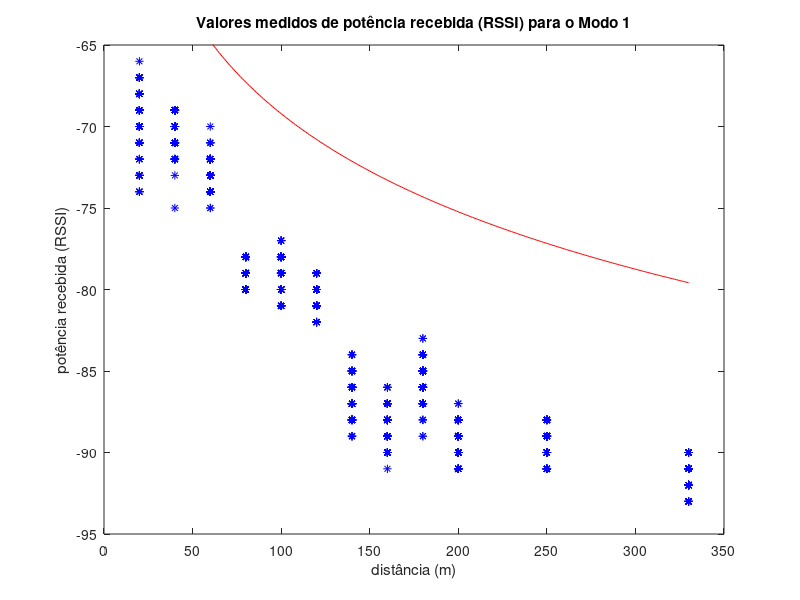
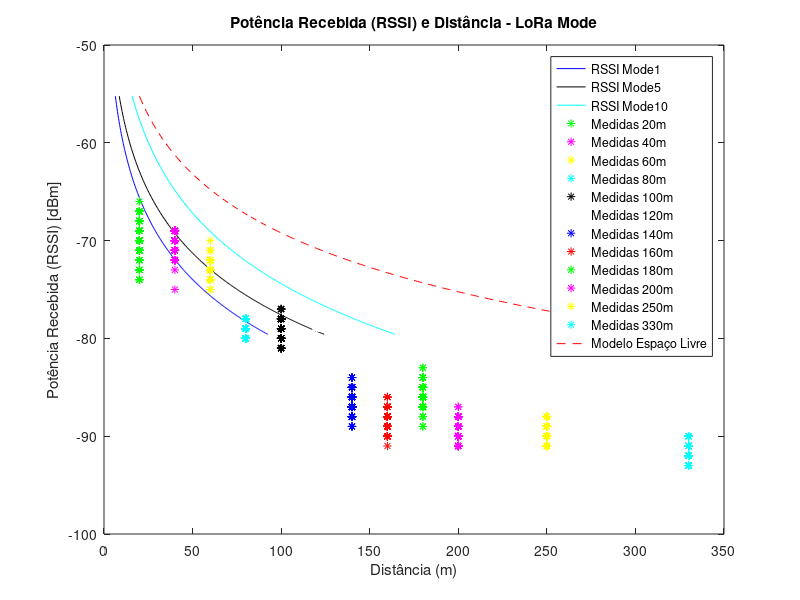

Recreate these plots in MATLAB, in order.
% TE356 - Sistemas de Comunicações Óticas e Sem Fio
% Análise de Dados de Potência Recebida no Rádio LoRa
% Modelagem de Perda de Percurso

close all; clc; clear all;

medidas20m = load("dados_outdoor_20m_modo1.txt");
medidas20m = medidas20m(:,2)';  
dist20 = 20 * ones(1, length(medidas20m));

medidas40m = load("dados_outdoor_40m_modo1.txt");
medidas40m = medidas40m(:,2)';
dist40 = 40 * ones(1, length(medidas40m));

medidas60m = load("dados_outdoor_60m_modo1.txt");
medidas60m = medidas60m(:,2)';
dist60 = 60 * ones(1, length(medidas60m));

medidas80m = load("dados_outdoor_80m_modo1.txt");
medidas80m = medidas80m(:,2)';
dist80 = 80 * ones(1, length(medidas80m));

medidas100m = load("dados_outdoor_100m_modo1.txt");
medidas100m = medidas100m(:,2)';
dist100 = 100 * ones(1, length(medidas100m));

medidas120m = load("dados_outdoor_120m_modo1.txt");
medidas120m = medidas120m(:,2)';
dist120 = 120 * ones(1, length(medidas120m));

medidas140m = load("dados_outdoor_140m_modo1.txt");
medidas140m = medidas140m(:,2)';
dist140 = 140 * ones(1, length(medidas140m));

medidas160m = load("dados_outdoor_160m_modo1.txt");
medidas160m = medidas160m(:,2)';
dist160 = 160 * ones(1, length(medidas160m));

medidas180m = load("dados_outdoor_180m_modo1.txt");
medidas180m = medidas180m(:,2)';
dist180 = 180 * ones(1, length(medidas180m));

medidas200m = load("dados_outdoor_200m_modo1.txt");
medidas200m = medidas200m(:,2)';
dist200 = 200 * ones(1, length(medidas200m));

medidas250m = load("dados_outdoor_250m_modo1.txt");
medidas250m = medidas250m(:,2)';
dist250 = 250 * ones(1, length(medidas250m));

medidas330m = load("dados_outdoor_330m_modo1.txt");
medidas330m = medidas330m(:,2)';
dist330 = 330 * ones(1, length(medidas330m));

plot(dist20, medidas20m, 'b*'); hold on; 
plot(dist40, medidas40m, 'b*');
plot(dist60, medidas60m, 'b*');
plot(dist80, medidas80m, 'b*');
plot(dist100, medidas100m, 'b*');
plot(dist120, medidas120m, 'b*');
plot(dist140, medidas140m, 'b*');
plot(dist160, medidas160m, 'b*');
plot(dist180, medidas180m, 'b*');
plot(dist200, medidas200m, 'b*');
plot(dist250, medidas250m, 'b*');
plot(dist330, medidas330m, 'b*');

%Parte 2
Pt = 0;
Gt = 1;
Gr = 1;

distances = [20 : 330];

lambda = 3e8 / 868e6;
PL = 10 * log10((4 * pi * distances./lambda).^2);
Pr = Pt + Gt + Gr - PL;

plot(distances, Pr, 'r-');
title("Valores medidos de potência recebida (RSSI) para o Modo 1");
xlabel("distância (m)");
ylabel("potência recebida (RSSI)");
axis([0 350 -95 -65]);

%Mode 1  LOSoutdoor (30-300m)
A_mode1 = -38.3;
n_mode1 = 2.1;

A_mode5 = -35.6;
n_mode5 = 2.1;

A_mode10 = -26.4;
n_mode10 = 2.4;

distances_mode1 = 10.^((A_mode1 - Pr) / (10 * n_mode1));
distances_mode5 = 10.^((A_mode5 - Pr) / (10 * n_mode5));
distances_mode10 = 10.^((A_mode10 - Pr) / (10 * n_mode10));

RSSI_mode1 = -(10*n_mode1*log10(distances_mode1)-A_mode1);
RSSI_mode5 = -(10*n_mode5*log10(distances_mode5)-A_mode5);
RSSI_mode10 = -(10*n_mode10*log10(distances_mode10)-A_mode10);

figure;
plot(distances_mode1, RSSI_mode1, 'b-', 'DisplayName', 'RSSI Mode1'); hold on;
plot(distances_mode5, RSSI_mode5, 'k-', 'DisplayName', 'RSSI Mode5'); 
plot(distances_mode10, RSSI_mode10, 'c-', 'DisplayName', 'RSSI Mode10');  
plot(dist20, medidas20m, 'g*', 'DisplayName', 'Medidas 20m');
plot(dist40, medidas40m, 'm*', 'DisplayName', 'Medidas 40m');
plot(dist60, medidas60m, 'y*', 'DisplayName', 'Medidas 60m');
plot(dist80, medidas80m, 'c*', 'DisplayName', 'Medidas 80m');
plot(dist100, medidas100m, 'k*', 'DisplayName', 'Medidas 100m');
plot(dist120, medidas120m, 'w*', 'DisplayName', 'Medidas 120m');
plot(dist140, medidas140m, 'b*', 'DisplayName', 'Medidas 140m');
plot(dist160, medidas160m, 'r*', 'DisplayName', 'Medidas 160m');
plot(dist180, medidas180m, 'g*', 'DisplayName', 'Medidas 180m');
plot(dist200, medidas200m, 'm*', 'DisplayName', 'Medidas 200m');
plot(dist250, medidas250m, 'y*', 'DisplayName', 'Medidas 250m');
plot(dist330, medidas330m, 'c*', 'DisplayName', 'Medidas 330m');

plot(distances, Pr, 'r--', 'DisplayName', 'Modelo Espaço Livre');

title("Potência Recebida (RSSI) e Distância - LoRa Mode");
xlabel("Distância (m)");
ylabel("Potência Recebida (RSSI) [dBm]");
legend('Location', 'best');

